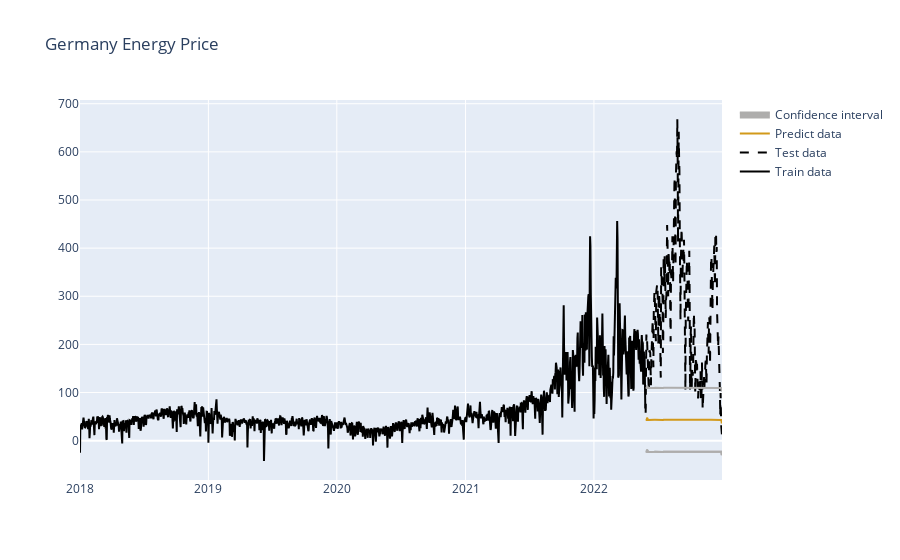

Notebook cell for this chart:
### Markdown cell above
$$ MAE = \frac{1}{n_{samples}} \times \sum_{i = 1}^{n_{samples}} |y_{true}^{(i)} - y_{pred}^{(i)}|$$

### Code cell
plot_predict_vs_test(energy_prices_df, y_test, y_pre, 'Germany Energy Price', False)

### Figure 1 — Plotly figure (JSON) as saved in the notebook; plotly's stock layout.template omitted (floating-point values rounded to 4 significant figures; data arrays with more than 128 entries replaced by an {"elided": "..."} marker saying what was removed)
{"data": [{"line": {"color": "rgba(0,0,0,1)"}, "name": "Train data", "type": "scatter", "x": {"elided": "1608 str values"}, "y": {"elided": "1608 float values"}}, {"line": {"color": "rgba(0,0,0,1)", "dash": "dash"}, "name": "Test data", "type": "scatter", "x": {"elided": "218 str values"}, "y": {"elided": "218 float values"}}, {"line": {"color": "rgba(210, 153, 26, 1)"}, "name": "Predict data", "type": "scatter", "x": {"elided": "218 str values"}, "y": {"elided": "218 float values"}}, {"line": {"color": "rgba(174, 173, 172, 1)"}, "showlegend": false, "type": "scatter", "x": {"elided": "218 str values"}, "y": {"elided": "218 float values"}}, {"line": {"color": "rgba(174, 173, 172, 1)"}, "showlegend": false, "type": "scatter", "x": {"elided": "218 str values"}, "y": {"elided": "218 float values"}}, {"fill": "tonexty", "fillcolor": "rgba(174, 173, 172, 1)", "line": {"color": "rgba(174, 173, 172, 1)"}, "name": "Confidence interval", "type": "scatter", "x": {"elided": "218 str values"}, "y": {"elided": "218 float values"}}], "layout": {"title": {"text": "Germany Energy Price"}}}
